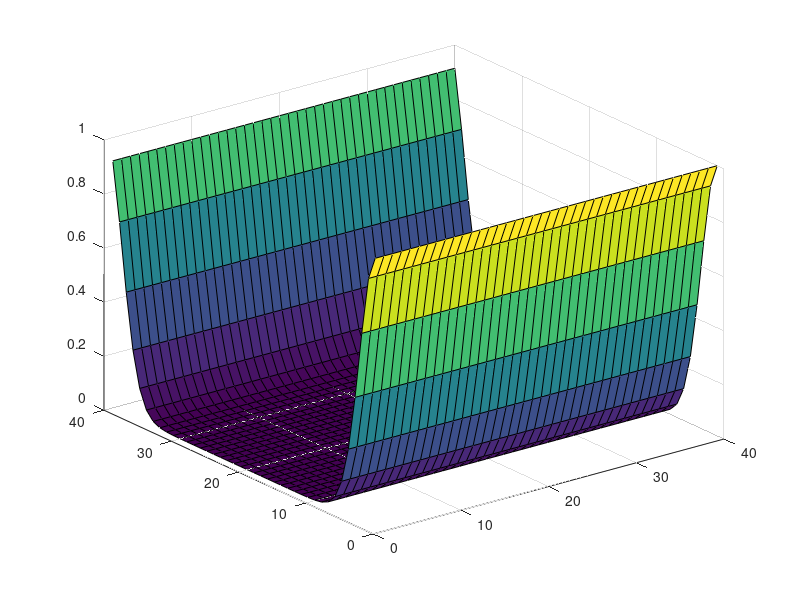

Source code (MATLAB): (Note: this script raises an error after producing the figure.)
% The Multiple input Network with Intermefiate 
% Basis Function Neurons, IBFN

clc
close all
clear all

%% Parameter settings
N = 40;
Kw = 1;
sig_w = 0.37;    % In Rad
mu = 0.002;
S = 0.1;        % In Hzde
sig_c = 0.4;      % In radians
v = 1;
C = 1;
epoch = 10; count = 1;

Cr = 1;
Ce = 1;
Ca = 1;
Cnoise = 0.0;

xr = 1.2*pi;
xe = 0.3*pi;
xa = 1.8*pi;
noise1 = 0.5*pi;
noise2 = 1.5*pi;
noise3 = 0.8*pi;


% nr = (xr/(2*pi))*40
% ne = (xe/(2*pi))*40
% na = (xa/(2*pi))*40

j = 1:1:N;
l = 1:1:N;
m = 1:1:N;

[M L] = meshgrid(l,m);

% global A;       % Pattern of Actvity fo Intermediate Layer
% global Rr;      % Activity pattern vector for Xr population,
% global Re;      % Activity pattern vector for Xe population,
% global Ra;      % Activity pattern vector for Xa population,

Rr = zeros(1,N);   
Re = zeros(1,N);   
Ra = zeros(1,N);   
A = zeros(N,N);

% A = 3*rand(N,N);
%   as a formal rule: W is arranged as follows:
%       consisits of N-(N/2*N/2) Matrix, each one corresponds to.. 
%       the connection weights between jth Input neuron and intermediate
%       ;ayer
Wr_lmj = zeros(N, N, N);
We_lmj = zeros(N, N, N);
Wa_lmj = zeros(N, N, N);

%% Weight Setting 
sig = 2;
for i = 1:1:N
    J = ones(N,N) * i;

    C1 = ( cos( (2*pi/N)*(J-L) ) - 1 ) /  (sig_w^2);
    Wr_lmj(:,:,i) = 1*Kw*exp(1*C1);

    C2 = ( cos( (2*pi/N)*(J-M) ) - 1 ) /  ((sig_w)^2);
    We_lmj(:,:,i) = Kw*exp(1*C2);
 
    C3 = ( cos( (2*pi/N)*(J-(M + L)) ) - 1 ) / (sig_w^2);
    Wa_lmj(:,:,i) = Kw*exp(C3);
    
%     D1 = min( abs(J-L) , N - ( abs(J-L) ) );
%     Wr_lmj(:,:,i) = Kw*exp( (-D1/2).^2/(2*sig^2) );
% 
%     D2 = min( abs(J-M) , N - ( abs(J-M) ) );
%     We_lmj(:,:,i) = Kw*exp( (-D2/2).^2/(2*sig^2) );
%     
%     D3 = min( abs(J-L-M) , N - ( abs(J-L-M) ) );
%     Wa_lmj(:,:,i) = Kw*( exp((-D3/2)/1.0*sig_w).^2 );

%     Wa_lmj(:,:,i) = zeros(N,N);

%     load Wa_lmj;

end

%% Weight patterns between input populations and intermediate population 
figure;
% pause(15);
for k = 1:1:N
    h = surf(L, M, We_lmj(:,:,k) );
    refreshdata(h,'caller') % Evaluate y in the function workspace
    drawnow; 
    xlabel('Rr: L array Neurons');
    ylabel('Re: M array Neurons');
    title(['Weights of ' num2str(k) ...
        'th of Re Neurons to intermediate Layer'], 'FontSize', 16);
    pause(.01)
end

for k = 1:1:N
    h = surf( L, M, Wr_lmj(:,:,k) );
    refreshdata(h,'caller') % Evaluate y in the function workspace
    drawnow;
    xlabel('Rr: L array Neurons');
    ylabel('Re: M array Neurons');
    title(['Weights of ' num2str(k) ...
        'th Neuron of Rr population to intermediate Layer'], 'FontSize', 16);
    pause(0.01);
end

for k = 1:1:N
    h = surf( Wa_lmj(:,:,k) );
    refreshdata(h,'caller') % Evaluate y in the function workspace
    drawnow; pause(.1)
    xlabel('Rr: L array Neurons');
    ylabel('Re: M array Neurons');
    title(['Weights of ' num2str(k) ...
        'th Ra Neurons to intermediate Layer'], 'FontSize', 16);
     pause(.01)
end

%%  Activity Patern Initialization

Rr_0 = tuning_curve_noiseless(xr , sig_c, v, N, Cr);
Re_0 = tuning_curve_noiseless(xe , sig_c, v, N, Ce);
Ra_0 = tuning_curve_noiseless(xa , sig_c, v, N, Ca);
R_noise1 = tuning_curve_noiseless(noise1 , sig_c, v, N, Cnoise);
R_noise2 = tuning_curve_noiseless(noise2 , sig, v, N, Cnoise);
R_noise3 = tuning_curve_noiseless(noise3 , sig, v, N, Cnoise);

Rr_0 = Rr_0 + R_noise1;

% Rr_0 = Rr_0 + R_noise3 + R_noise1 + R_noise2;
% Re_0 = Re_0 + R_noise;

in = linspace(1/20,2,N);
figure; 
plot(in,Rr_0,'--rs','MarkerEdgeColor','k',...
                'MarkerFaceColor','g',...
                'MarkerSize',5);
hold on;
plot(in,Re_0,'--o','MarkerEdgeColor','k',...
                'MarkerFaceColor','y',...
                'MarkerSize',5);
hold on;
plot(in,Ra_0,'--.','MarkerEdgeColor','k',...
                'MarkerFaceColor','r',...
                'MarkerSize',15);
grid on;
%%  Network Evolotuon; Neurons Activity Exchange
Rr = Rr_0;
Re = Re_0;
Ra = Ra_0;

Lr_lm = zeros(N,N);
Le_lm = zeros(N,N);
La_lm = zeros(N,N);

% Matrixes containing the evolution of the activity patterns through
% epoches
Rr_M = zeros(N,epoch+1); Rr_M(:,1) = Rr';
Re_M = zeros(N,epoch+1); Re_M(:,1) = Re';
Ra_M = zeros(N,epoch+1); Ra_M(:,1) = Ra';
A_M = zeros(N,N,epoch+1);
A_M(:,:,1) = A;
Delta_A = zeros(epoch,1);

num_M = zeros(N,N,epoch);

c_d = 1;
while(epoch ~= 0)
    
    % Intermediate Activity Evolution -> e.g. A Matrix
    for k_l = 1:1:N
        for k_m = 1:1:N
            temp = zeros(N,1);
            temp(1:N,1) = Wr_lmj(k_l,k_m,:);
            Lr_lm(k_l,k_m) = Rr * temp;
            temp(1:N,1) = We_lmj(k_l,k_m,:);
            Le_lm(k_l,k_m) = Re * temp;
            temp(1:N,1) = Wa_lmj(k_l,k_m,:);
            La_lm(k_l,k_m) = Ra * temp;
        end
    end
    num = (Lr_lm + Le_lm + La_lm).^2;
    num_M(:,:,count) = sqrt(num);
    den = S + mu * ( sum( sum(num) ) ); 
    A = num/den;

    temp_Rr = zeros(1,N); 
    temp_Re = zeros(1,N); 
    temp_Ra = zeros(1,N);
    for j = 1:1:N
        temp_Rr(j) = ( sum(sum ( A .* Wr_lmj(:,:,j) )) )^2;
        temp_Re(j) = ( sum(sum ( A .* We_lmj(:,:,j) )) )^2;
        temp_Ra(j) = ( sum(sum ( A .* Wa_lmj(:,:,j) )) )^2;
    end
    Rr = temp_Rr / (S + mu*( sum(temp_Rr)) );
    Re = temp_Re / (S + mu*( sum(temp_Re)) );
    Ra = temp_Ra / (S + mu*( sum(temp_Ra)) );
    
    count = count + 1;
    epoch = epoch - 1;
    
    Rr_M(:,count) = Rr';
    Re_M(:,count) = Re';
    Ra_M(:,count) = Ra';
    A_M(:,:,count) = A;
    
    Delta_A(c_d) = sum(sum( A_M(:,:,count) ) ) - sum(sum( A_M(:,:,count-1) ) )
    c_d = c_d + 1;
end

%% Final Population tuning curves
figure; 
plot(in,Rr,'--rs','MarkerEdgeColor','k',...
                'MarkerFaceColor','g',...
                'MarkerSize',5);
hold on;
plot(in,Re,'--o','MarkerEdgeColor','k',...
                'MarkerFaceColor','y',...
                'MarkerSize',5);
hold on;
plot(in,Ra,'--.','MarkerEdgeColor','k',...
                'MarkerFaceColor','r',...
                'MarkerSize',15);
grid on;
%% Nework Activity Evolution Diagrams
figure;
% pause(1);
Xr = zeros(count,1);
Xe = zeros(count,1);
Xa = zeros(count,1);
for k = 1:1:count
    h1 = subplot(1,2,1); 
    plot(in,Rr_M(:,k),'--rs','MarkerEdgeColor','k',...
                    'MarkerFaceColor','g',...
                    'MarkerSize',3);
    hold on;
    plot(in,Re_M(:,k),'--o','MarkerEdgeColor','k',...
                    'MarkerFaceColor','y',...
                    'MarkerSize',3);
    hold on;
    plot(in,Ra_M(:,k),'--.','MarkerEdgeColor','k',...
                    'MarkerFaceColor','r',...
                    'MarkerSize',6);
    xlabel('The Angle as a factor of Pi in Radian','FontSize',18);
    ylabel('The Pattern of activity','FontSize',18);
    axis([0 2 0 70]); grid on;
    
    
    %%%%%%%%%%%%%%%%%%%%%%%%%%%%%%%%%%%%%%%%
    %%%%%%%%%%%%%%%%%%%%%%%%%%%%%%%%%%%%%%%%
    clear i
    Pr = sum( Rr_M(:,k)' .* exp(i*(2*pi/N)*(1:1:N)) );    
    Pe = sum( Re_M(:,k)' .* exp(i*(2*pi/N)*(1:1:N)) );    
    Pa = sum( Ra_M(:,k)' .* exp(i*(2*pi/N)*(1:1:N)) );    


    Xr(k) = angle(Pr)/pi;
    Xe(k) = angle(Pe)/pi;
    Xa(k) = angle(Pa)/pi;
    
    if(Xr(k) < 0 ) 
        Xr(k) = 2 + Xr(k);
    end
    if(Xe(k) < 0 ) 
        Xe(k) = 2 + Xe(k);
    end
    if(Xa(k) < 0 ) 
        Xa(k) = 2 + Xa(k);
    end

    title(['Xr = ' num2str(Xr(k)*pi) '  Xe = ' num2str(Xe(k)) '  Xa = ' ...
        num2str(Xa(k)*pi)],'FontSize',20);
    %%%%%%%%%%%%%%%%%%%%%%%%%%%%%%%%%%%%%%%%
    %%%%%%%%%%%%%%%%%%%%%%%%%%%%%%%%%%%%%%%%
    

    h2 = subplot(1,2,2); pcolor(L,M,A_M(:,:,k));
    title(['xr_0 = ' num2str(xr) '  xe_0 = ' num2str(xe) '  xa_0 = ' ...
        num2str(xa)],'FontSize',20);
    refreshdata(h1,'caller') % Evaluate y in the function workspace
    refreshdata(h2,'caller') % Evaluate y in the function workspace
    drawnow;  

    pause(0.5);
end


% clear i
% Pr = sum( Rr .* exp(i*(2*pi/N)*(1:1:N)) );    
% Pe = sum( Re .* exp(i*(2*pi/N)*(1:1:N)) );    
% Pa = sum( Ra .* exp(i*(2*pi/N)*(1:1:N)) );    
% 
% Xr = angle(Pr);
% Xe = angle(Pe);
% Xa = angle(Pa);
% 
% [xr Xr]*180/pi
% [xe Xe]*180/pi
% [xa Xa]*180/pi
%%%%%%%%%%%%%%%%%%%%%%%%%%%%%%%%%%%%%%%%%%%%%%%%%%%%%%%
%% Nework Activity Evolution Diagrams
in = linspace(1/20,2,N);

for k = 1:1:count
%     figure;
%     subplot(1,2,1); 
%     plot(in,Rr_M(:,k),'--rs','MarkerEdgeColor','k',...
%                     'MarkerFaceColor','g',...
%                     'MarkerSize',3);
%     hold on;
%     plot(in,Re_M(:,k),'--o','MarkerEdgeColor','k',...
%                     'MarkerFaceColor','y',...
%                     'MarkerSize',3);
%     hold on;
%     plot(in,Ra_M(:,k),'--.','MarkerEdgeColor','k',...
%                     'MarkerFaceColor','r',...
%                     'MarkerSize',6);
%     axis([0 2 0 70]); grid on;
    
    %%%%%%%%%%%%%%%%%%%%%%%%%%%%%%%%%%%%%%%%
    %%%%%%%%%%%%%%%%%%%%%%%%%%%%%%%%%%%%%%%%
    clear i
    Pr = sum( Rr_M(:,k)' .* exp(i*(2*pi/N)*(1:1:N)) );    
    Pe = sum( Re_M(:,k)' .* exp(i*(2*pi/N)*(1:1:N)) );    
    Pa = sum( Ra_M(:,k)' .* exp(i*(2*pi/N)*(1:1:N)) );    

    Xr1 = angle(Pr)/pi;
    Xe1 = angle(Pe)/pi;
    Xa1 = angle(Pa)/pi;
    
    if(Xr1 < 0) 
        Xr1 = 2 + Xr1;
    end
    if(Xe1 < 0) 
        Xe1 = 2 + Xe1;
    end
    if(Xa1 < 0) 
        Xa1 = 2 + Xa1;
    end

    title(['Xr = ' num2str(Xr1) '  Xe = ' num2str(Xe1) '  Xa = ' ...
        num2str(Xa1)],'FontSize',20);
    %%%%%%%%%%%%%%%%%%%%%%%%%%%%%%%%%%%%%%%%
    %%%%%%%%%%%%%%%%%%%%%%%%%%%%%%%%%%%%%%%%
    
    subplot(1,2,2); surf(L,M,A_M(:,:,k));
    title(['xr_0 = ' num2str(xr) '  xe_0 = ' num2str(xe) '  xa_0 = ' ...
        num2str(xa)],'FontSize',20);
end

log_A = log10(Delta_A);
figure; plot((1:count-1)',log_A,'--o');

figure; 
plot(0:1:count-1,Xr,'--o'); 
hold on; grid on;
plot(0:1:count-1,Xe,'--.'); 
hold on;
plot(0:1:count-1,Xa,'--*'); 
hold on;
plot(0:1:count-1,Xr+Xe,'--rs'); 

figure; plot3(Xr,Xe,Xa,'--o'); hold on; 
    plot3(Xr(1),Xe(1),Xa(1),'--o','MarkerEdgeColor','k',...
                    'MarkerFaceColor','r',...
                    'MarkerSize',6);
hold on;
[X Y] = meshgrid(linspace(0,2*pi,N));
mesh(X,Y,X+Y); grid on;

grid on;
xlabel('Xr'); ylabel('Xe'); zlabel('Xa');
% axis([0 360 0 360 0 360]);
